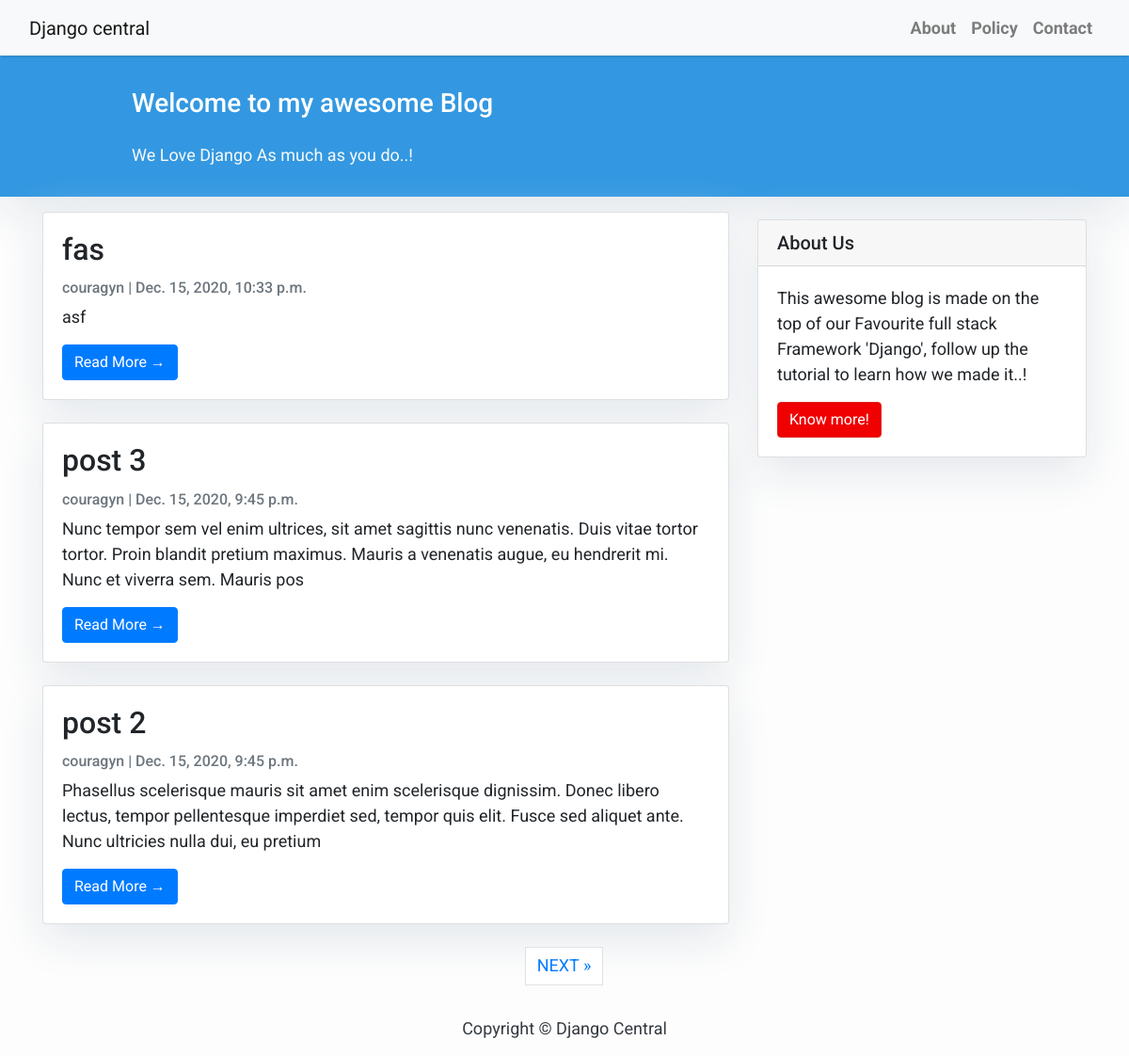
The page / on the database its author committed.
### blog/models.py (models this page shows, shortened)
class Post(models.Model):
    title = models.CharField(max_length=200, unique=True)
    slug = models.SlugField(max_length=200, unique=True)
    description = models.TextField()
    keywords = models.CharField(max_length=200, unique=False)
    author = models.ForeignKey(User, on_delete= models.CASCADE,related_name='blog_posts')
    updated_on = models.DateTimeField(auto_now= True)
    content = models.TextField()
    created_on = models.DateTimeField(auto_now_add=True)
    status = models.IntegerField(choices=STATUS, default=0)
    class Meta:
        ordering = ['-created_on']

### blog/views.py (the view)
# urls.py: path('', views.PostList.as_view(), name='home'),
class PostList(generic.ListView):
    queryset = Post.objects.filter(status=1).order_by('-created_on')
    template_name = 'index.html'
    paginate_by = 3

### templates/index.html (shortened to what this page needs)
{% extends "base.html" %}
{% block content %}
    <header class="masthead">
        <div class="container">
            <div class="row">
                <div class=" col-md-8 col-md-10 mx-auto">
                    <div class="site-heading">
                        <h3 class=" site-heading my-4 mt-3 text-white"> Welcome to my awesome Blog </h3>
                        <p class="text-light">We Love Django As much as you do..! &nbsp
                        </p>
                    </div>
                </div>
            </div>
        </div>
    </header>
    <div class="container">
        <div class="row">
            <div class="col-md-8 mt-3 left">
                {% for post in post_list %}
                <div class="card mb-4">
                    <div class="card-body">
                        <h2 class="card-title">{{ post.title }}</h2>
                        <p class="card-text text-muted h6">{{ post.author }} | {{ post.created_on}} </p>
                        <p class="card-text">{{post.content|safe|slice:":200" }}</p>
                        <a href="{% url 'post_detail' post.slug  %}" class="btn btn-primary">Read More &rarr;</a>
                    </div>
                </div>
                {% endfor %}
            </div>
            {% block sidebar %} {% include 'sidebar.html' %} {% endblock sidebar %}
        </div>
    </div>
    {% if is_paginated %}
        <ul class="pagination justify-content-center">
            {% if page_obj.has_next %}
                <li><a href="?page={{ page_obj.next_page_number }}" class="page-link"> NEXT &raquo;</a></li>
            {% endif %}
        </ul>
    {% endif %}
{%endblock%}

### templates/base.html (shortened to what this page needs)
<!DOCTYPE html>
<html>
    <head>
        <link rel="stylesheet" href="https://maxcdn.bootstrapcdn.com/bootstrap/4.0.0/css/bootstrap.min.css"
 />
    </head>
    <body>
        <nav class="navbar navbar-expand-lg navbar-light bg-light shadow" id="mainNav">
            <div class="container-fluid">
                <a class="navbar-brand" href="{% url 'home' %}">Django central</a>
                <div class="collapse navbar-collapse" id="navbarResponsive">
                    <ul class="navbar-nav ml-auto">
                        <li class="nav-item text-black">
                            <a class="nav-link text-black font-weight-bold" href="#">About</a>
                        </li>
                        <li class="nav-item text-black">
                            <a class="nav-link text-black font-weight-bold" href="#">Policy</a>
                        </li>
                        <li class="nav-item text-black">
                            <a class="nav-link text-black font-weight-bold" href="#">Contact</a>
                        </li>
                    </ul>
                </div>
            </div>
        </nav>
        {% block content %}{% endblock content %}
        <footer class="py-3 bg-grey">
            <p class="m-0 text-dark text-center ">Copyright &copy; Django Central</p>
        </footer>
    </body>
</html>

### templates/sidebar.html (shortened to what this page needs)
{% block sidebar %}
<div class="col-md-4 float-right ">
	<div class="card my-4">
	        <h5 class="card-header">About Us</h5>
	    <div class="card-body">
	        <p class="card-text"> This awesome blog is made on the top of our Favourite full stack Framework 'Django', follow up the tutorial to learn how we made it..!</p>
	        <a href="https://djangocentral.com/building-a-blog-application-with-django"
	           class="btn btn-danger">Know more!</a>
	    </div>
	</div>
</div>
{% endblock sidebar %}

### templates/base.html (style rules this page uses)
body { font-family: "Roboto", sans-serif; font-size: 17px; background-color: #fdfdfd; }
.shadow { box-shadow: 0 4px 2px -2px rgba(0, 0, 0, 0.1); }
.btn-danger { color: #fff; background-color: #f00000; border-color: #dc281e; }
.masthead { background: #3398E1; height: auto; padding-bottom: 15px; box-shadow: 0 16px 48px #E3E7EB; padding-top: 10px; }

### templates/index.html (style rules this page uses)
body { font-family: "Roboto", sans-serif; font-size: 18px; background-color: #fdfdfd; }
.card { box-shadow: 0 16px 48px #E3E7EB; }

### templates/sidebar.html (style rules this page uses)
.card { box-shadow: 0 16px 48px #E3E7EB; }

### rows shown on the page
Post: title "fas", author "couragyn", created_on "Dec. 15, 2020, 10:33 p.m.", content "asf"
Post: title "post 3", author "couragyn", created_on "Dec. 15, 2020, 9:45 p.m.", content "Nunc tempor sem vel enim ultrices, sit amet sagittis nunc venenatis. Duis vitae tortor tortor. Proin blandit pretium maximus. Mauris a venenatis augue, eu hendrerit mi. Nunc et viverra sem. Mauris pos"
Post: title "post 2", author "couragyn", created_on "Dec. 15, 2020, 9:45 p.m.", content "Phasellus scelerisque mauris sit amet enim scelerisque dignissim. Donec libero lectus, tempor pellentesque imperdiet sed, tempor quis elit. Fusce sed aliquet ante. Nunc ultricies nulla dui, eu pretium"
